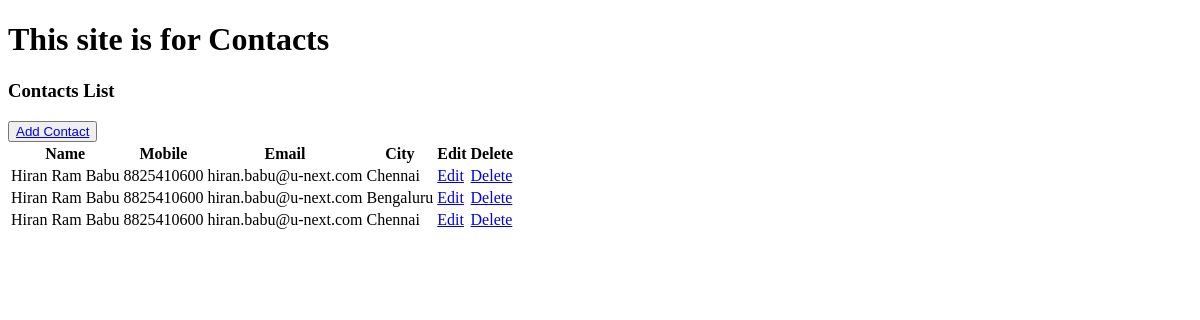
Before: / with the older database file.
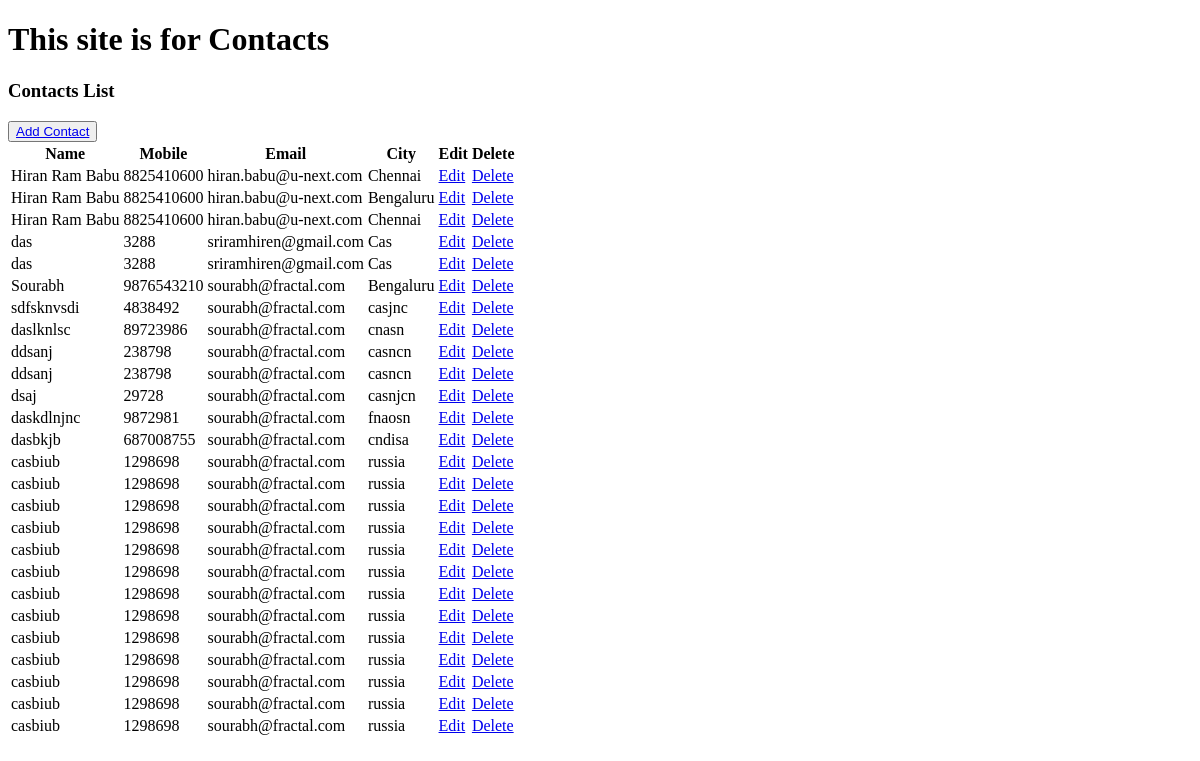
After: the same page with the newer database file.
### contact/models.py (models this page shows)
class Contact(models.Model):
    name = models.CharField(max_length=80)
    mobile = models.CharField(max_length=10)
    email = models.EmailField()
    city = models.CharField(max_length=50)

### contact/views.py (the view)
# urls.py: path('', views.contact, name='contact'),
def contact(request):
    contacts = Contact.objects.all()
    template = loader.get_template('contacthome.html')
    context = {
        'contacts': contacts
    }
    return HttpResponse(template.render(context,request))

### contact/templates/contacthome.html (shortened to what this page needs)
{% extends "master.html" %}
{% block contents %}
<h1>This site is for Contacts</h1>
<h3>Contacts List</h3>
<button><a href="/contactadd/">Add Contact</a></button>
<table>
    <tr>
        <th>Name</th>
        <th>Mobile</th>
        <th>Email</th>
        <th>City</th>
        <th>Edit</th>
        <th>Delete</th>
    </tr>
    {% for c in contacts %}
    <tr>
        <td>{{ c.name }}</td>
        <td>{{ c.mobile }}</td>
        <td>{{ c.email }}</td>
        <td>{{ c.city }}</td>
        <td><a href="/contactedit/{{ c.id }}">Edit</a></td>
        <td><a href="/contactdel/{{ c.id }}">Delete</a></td>
    </tr>
    {% endfor %}
</table>
<br>
{% endblock %}

### contact/templates/master.html (shortened to what this page needs)
<!DOCTYPE html>
<html>
    <head>
    </head>
    <body>
        {% block contents %}
        {% endblock %}
    </body>
</html>

Changed rows visible on the page:
added Contact: name "das", mobile "3288", email "sriramhiren@gmail.com", city "Cas"
added Contact: name "das", mobile "3288", email "sriramhiren@gmail.com", city "Cas"
added Contact: name "Sourabh", mobile "9876543210", email "sourabh@fractal.com", city "Bengaluru"
added Contact: name "sdfsknvsdi", mobile "4838492", email "sourabh@fractal.com", city "casjnc"
added Contact: name "daslknlsc", mobile "89723986", email "sourabh@fractal.com", city "cnasn"
added Contact: name "ddsanj", mobile "238798", email "sourabh@fractal.com", city "casncn"
added Contact: name "ddsanj", mobile "238798", email "sourabh@fractal.com", city "casncn"
added Contact: name "dsaj", mobile "29728", email "sourabh@fractal.com", city "casnjcn"
added Contact: name "daskdlnjnc", mobile "9872981", email "sourabh@fractal.com", city "fnaosn"
added Contact: name "dasbkjb", mobile "687008755", email "sourabh@fractal.com", city "cndisa"
added Contact: name "casbiub", mobile "1298698", email "sourabh@fractal.com", city "russia"
added Contact: name "casbiub", mobile "1298698", email "sourabh@fractal.com", city "russia"
added Contact: name "casbiub", mobile "1298698", email "sourabh@fractal.com", city "russia"
added Contact: name "casbiub", mobile "1298698", email "sourabh@fractal.com", city "russia"
added Contact: name "casbiub", mobile "1298698", email "sourabh@fractal.com", city "russia"
added Contact: name "casbiub", mobile "1298698", email "sourabh@fractal.com", city "russia"
added Contact: name "casbiub", mobile "1298698", email "sourabh@fractal.com", city "russia"
added Contact: name "casbiub", mobile "1298698", email "sourabh@fractal.com", city "russia"
added Contact: name "casbiub", mobile "1298698", email "sourabh@fractal.com", city "russia"
added Contact: name "casbiub", mobile "1298698", email "sourabh@fractal.com", city "russia"
added Contact: name "casbiub", mobile "1298698", email "sourabh@fractal.com", city "russia"
added Contact: name "casbiub", mobile "1298698", email "sourabh@fractal.com", city "russia"
added Contact: name "casbiub", mobile "1298698", email "sourabh@fractal.com", city "russia"
